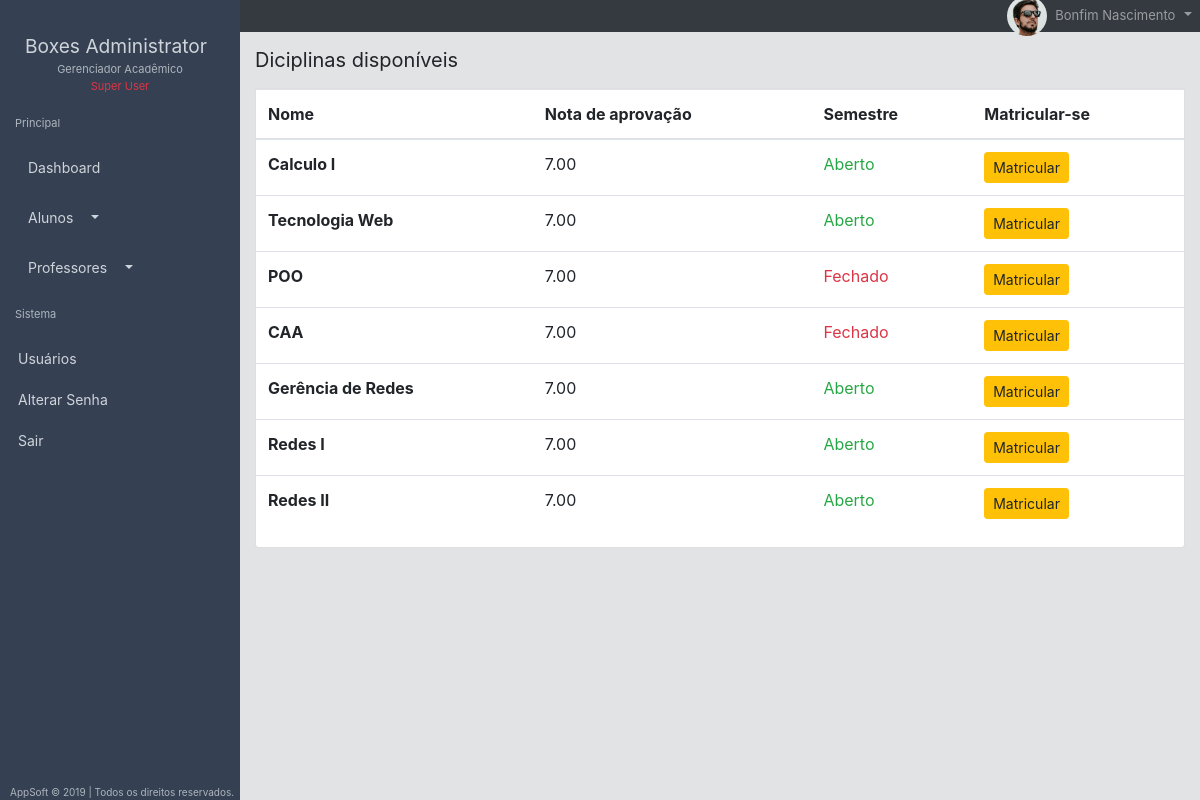
/professores/inscrever (signed in), run on the app's committed database.
### lanc_notas/models.py (models this page shows, shortened)
class Diciplina(models.Model):
	cod_diciplina = models.AutoField(primary_key=True)
	nome_diciplina = models.CharField(max_length=30)
	nota_aprovacao = models.DecimalField(max_digits=4, decimal_places=2)
	semestre_aberto = models.BooleanField(default=False)

### lanc_notas/views.py (the view)
# urls.py: path('professores/inscrever', views.inscrever_em_diciplina),
@login_required(login_url='/login')
@permission_required('lanc_notas.add_aluno_diciplina', raise_exception=True)
def inscrever_em_diciplina(request):
	prof = Professor.objects.all()
	prof_select = Professor.objects.get(user__pk=request.user.professor.id)
	diciplina = Diciplina.objects.all()
	lista = []
	for p in prof: #para cada professor
		for a in p.diciplinas.all(): #para diciplina em professor com varias diciplinas
			lista.append(a) #adiciona em uma lista
	for l in lista: # para cada item da lista faz
	 	diciplina = diciplina.exclude(nome_diciplina = l) #faz
	context = {'diciplina':diciplina}
	if request.POST:
		diciplina = request.POST['diciplina']
		prof_select.diciplinas.add(diciplina)
		return redirect('/minhasdiciplinas')
	else:
		return render(request, 'nova_matricula.html', context)

### lanc_notas/templatetags/mytage.py (called while the page is built)
@register.filter()
def can_edit(user, obj):
    if user.has_perm(obj):
        return True
    else:
        return False

### lanc_notas/templates/nova_matricula.html (shortened to what this page needs)
{% extends "layout/base.html" %}
{% block conteudo %}
{% load static %}
{% load mytage %}
  <div class="wrapper">
    <div class="d-flex" id="wrapper">
     {% include "sidebar.html" %}
     <div class="container-fluid">
      {% include 'navbar.html' %}
        <div class="container">
            <h5 class="card-title mt-3">Diciplinas disponíveis</h5>
            <div class="card mt-3">
                <table class="table">
                  <form method="POST">
                    <thead>
                        <tr>
                          <th scope="col">Nome</th>
                          <th scope="col">Nota de aprovação</th>
                          <th scope="col">Semestre</th>
                          <th scope="col">Matricular-se</th>
                        </tr>
                    </thead>
                    <tbody>
                        {% for d in diciplina %}
                        <tr>
                            <th scope="row"> {{d.nome_diciplina}}</th>
                            <td>{{d.nota_aprovacao}}</td>
                            <td>{% if d.semestre_aberto %}<span class="text-success">Aberto</span>{% else %}<span class="text-danger">Fechado</span>{% endif %}</td>
                            <td class="acoes">
                                <button type="submit" class="btn btn-warning btn-sm" name="diciplina" value="{{d.cod_diciplina}}"{% if not d.semestre_aberto and not user.professor%}disabled{% endif %}>Matricular</button>
                            </td>
                        </tr>
                        {% endfor %}
                    </tbody>
                  </form>
                </table>
            </div>
          </div>
        </div>
     </div>
{% endblock %}

### lanc_notas/templates/layout/base.html (shortened to what this page needs)
<!DOCTYPE html>
<html>
{% load static %}
<head>
	<link rel="stylesheet" href="{% static 'bootstrap/css/bootstrap.min.css' %}">
	<link rel="stylesheet" href="{% static 'css/sidebar.css' %}">
	<link rel="stylesheet" href="{% static 'css/estilo.css' %}">
	<link href="https://unpkg.com/ionicons@4.5.5/dist/css/ionicons.min.css" rel="stylesheet">
</head>
<body>
 {% block conteudo %}{% endblock %}
</html>

### lanc_notas/templates/sidebar.html (shortened to what this page needs)
        {% load static %}
        {% load mytage %}
        <div class="sidebar" id="sidebar-wrapper">
            <div class="sidebar-heading mt-3"><i class="icon ion-ios-cube"></i>Boxes Administrator
                <p class="rotulo text-center mb-0">Gerenciador Acadêmico</p>
                {% if user.is_superuser %}
                    <p class="rotulo text-center text-danger mb-0">Super User</p>
                {% elif user.professor %}
                    <p class="rotulo text-center text-warning mb-0">Professor</p>
                {% elif user.aluno %}
                    <p class="rotulo text-center text-success mb-0">Aluno</p>
                {% endif %}
            </div>
            <span class="sidebar-heading rotulo">Principal</span>
            <div class="list-group list-group-flush mt-2" id="accordion">
                {% if user|can_edit:'lanc_notas.view_professor' or user.is_superuser %}
                <a href="/dashboard" class="list-group-item sidebar-item {% if pagina == '/dashboard' %}active{% endif %}"><i class="icon ion-ios-analytics"></i><span>Dashboard</span></a>
                <a class="list-group-item dropdown-toggle sidebar-item {% if pagina == '/alunos/' %}active{% endif %}" data-toggle="collapse" href="" data-target="#collapseExample" role="button" aria-expanded="true" aria-controls="collapseExample">
                    <i class="icon ion-ios-people"></i>Alunos <i class="icon ion-md-arrow"></i>
                </a>
                {% endif %}
                {% if user|can_edit:'lanc_notas.view_professor' or user.is_superuser %}
                <a class="list-group-item dropdown-toggle sidebar-item {% if pagina == '/alunos/' %}active{% endif %}" data-toggle="collapse" href="" data-target="#professores-options" role="button" aria-expanded="true" aria-controls="diciplinas-options">
                <i class="icon ion-ios-school"></i>Professores <i class="icon ion-md-arrow"></i>
                </a>
                {% endif %}
                <span class="sidebar-heading rotulo">Sistema</span>
                {% if user.is_superuser %}<a href="/usuarios" class="list-group-item sidebar-item">Usuários</a>{%endif%}
                <a href="/usuarios/redefinirsenha/{{request.user.username}}" class="list-group-item sidebar-item">Alterar Senha</a>
                <a href="/logout" class="list-group-item sidebar-item">Sair</a>
              </div>
              <div class="footer rotulo-direitos">AppSoft &copy 2019 | Todos os direitos reservados.</div>
          </div>
      </div>

### lanc_notas/templates/navbar.html (shortened to what this page needs)
      {% load static %}
      <nav class="navbar navbar-expand-lg navbar-dark bg-dark py-2">
          <div class="container-fluid">
              <a class="navbar-brand icon ion-ios-menu menu-toggle"  href="#"></a>
              <div class="collapse navbar-collapse ml-4 py-2" id="navbarNavDropdown">
                <ul class="navbar-nav">
                    <li class="nav-item dropdown">
                      <a class="nav-link icon ion-md-notifications" href="#" id="navbarDropdownMenuLink" role="button" data-toggle="dropdown"   aria-haspopup="true" aria-expanded="false">
                      </a>
                    </li>
                  <li class="nav-item dropdown">
                      <a class="nav-link dropdown-toggle" href="#" id="navbarDropdownMenuLink" role="button" data-toggle="dropdown" aria-haspopup="true" aria-expanded="false">
                        <img class="rounded-circle mr-2" src="{% static 'img/avatar.jpg' %}" alt="Chris Wood" width="40"></img><span class="user-nav">{{user.first_name}} {{user.last_name}}</span>
                      </a>
                    </li>
                </ul>
          </div>
        </nav>

### gerencia_notas/static/css/sidebar.css (style rules this page uses)
* { margin: 0; padding: 0; }
.rotulo { font-size: 11px !important; color: #adb5bd; }
.rotulo-direitos { font-size: 10px !important; color: #adb5bd; }
.sidebar, .sidebar-item { background-color: #354052; color: #ced4da !important; }
.sidebar-item span { margin-top: -2px; }
.list-group-item { border: none; padding: 10px 18px; font-size: 14px; }
.icon { font-size: 20px; padding-right: 10px; }
.wrapper { display: flex; width: 100%; }
.ion-ios-menu { font-size: 25px; }
@media (min-width: 992px) { .sidebar { max-height: 100%; } }
.footer { position: fixed; bottom: 0; padding-left: 10px; }
body { overflow-x: visible; }
#sidebar-wrapper { min-height: 100vh; margin-left: -15rem; -webkit-transition: margin .25s ease-out; -moz-transition: margin .25s ease-out; -o-transition: margin .25s ease-out; transition: margin .25s ease-out; }
#sidebar-wrapper .sidebar-heading { padding: 15px; font-size: 1.2rem; }
#sidebar-wrapper .list-group { width: 15rem; }
@media (min-width: 768px) { #sidebar-wrapper { margin-left: 0; } }

### gerencia_notas/static/css/estilo.css (style rules this page uses)
* { margin: 0; padding: 0; }
body { background-color: #e2e3e4; }
.container-fluid { margin: 0; padding: 0; }
.navbar-nav { position: absolute; right: 0px; }
a.ion-md-notifications { display: inline-block; margin-top: 3px; font-size: 23px; }
h5.card-title { font-weight: 400; font-size: 20px; }
.user-nav { font-size: 13px; }
.table { background: #fff !important; }

### data on the page
Diciplina: nome_diciplina "Calculo I", nota_aprovacao "7.00", semestre_aberto "Aberto", {{ d.cod_diciplina }} 1 (drawn)
Diciplina: nome_diciplina "Tecnologia Web", nota_aprovacao "7.00", semestre_aberto "Aberto", {{ d.cod_diciplina }} 2 (drawn)
Diciplina: nome_diciplina "POO", nota_aprovacao "7.00", semestre_aberto "Fechado", {{ d.cod_diciplina }} 4 (drawn)
Diciplina: nome_diciplina "CAA", nota_aprovacao "7.00", semestre_aberto "Fechado", {{ d.cod_diciplina }} 5 (drawn)
Diciplina: nome_diciplina "Gerência de Redes", nota_aprovacao "7.00", semestre_aberto "Aberto", {{ d.cod_diciplina }} 6 (drawn)
Diciplina: nome_diciplina "Redes I", nota_aprovacao "7.00", semestre_aberto "Aberto", {{ d.cod_diciplina }} 7 (drawn)
Diciplina: nome_diciplina "Redes II", nota_aprovacao "7.00", semestre_aberto "Aberto", {{ d.cod_diciplina }} 8 (drawn)

### other printed values
{{ user.first_name }} "Bonfim"
{{ user.last_name }} "Nascimento"
